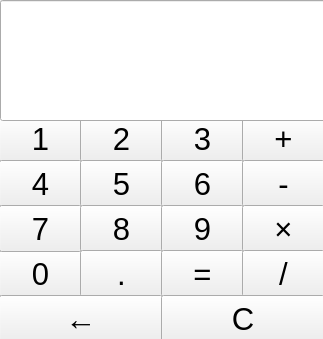
<?xml version="1.0" encoding="UTF-8"?>
<ui version="4.0">
 <class>Widget</class>
 <widget class="QWidget" name="Widget">
  <property name="geometry">
   <rect>
    <x>0</x>
    <y>0</y>
    <width>323</width>
    <height>339</height>
   </rect>
  </property>
  <property name="windowTitle">
   <string>Widget</string>
  </property>
  <widget class="QPushButton" name="num0">
   <property name="geometry">
    <rect>
     <x>-1</x>
     <y>250</y>
     <width>83</width>
     <height>47</height>
    </rect>
   </property>
   <property name="font">
    <font>
     <pointsize>23</pointsize>
    </font>
   </property>
   <property name="text">
    <string>0</string>
   </property>
  </widget>
  <widget class="QPushButton" name="num1">
   <property name="geometry">
    <rect>
     <x>-1</x>
     <y>115</y>
     <width>83</width>
     <height>47</height>
    </rect>
   </property>
   <property name="font">
    <font>
     <pointsize>23</pointsize>
    </font>
   </property>
   <property name="styleSheet">
    <string notr="true"/>
   </property>
   <property name="text">
    <string>1</string>
   </property>
  </widget>
  <widget class="QPushButton" name="num2">
   <property name="geometry">
    <rect>
     <x>80</x>
     <y>115</y>
     <width>83</width>
     <height>47</height>
    </rect>
   </property>
   <property name="font">
    <font>
     <pointsize>23</pointsize>
    </font>
   </property>
   <property name="text">
    <string>2</string>
   </property>
  </widget>
  <widget class="QPushButton" name="num3">
   <property name="geometry">
    <rect>
     <x>161</x>
     <y>115</y>
     <width>83</width>
     <height>47</height>
    </rect>
   </property>
   <property name="font">
    <font>
     <pointsize>23</pointsize>
    </font>
   </property>
   <property name="text">
    <string>3</string>
   </property>
  </widget>
  <widget class="QPushButton" name="num4">
   <property name="geometry">
    <rect>
     <x>-1</x>
     <y>160</y>
     <width>83</width>
     <height>47</height>
    </rect>
   </property>
   <property name="font">
    <font>
     <pointsize>23</pointsize>
    </font>
   </property>
   <property name="text">
    <string>4</string>
   </property>
  </widget>
  <widget class="QPushButton" name="num5">
   <property name="geometry">
    <rect>
     <x>80</x>
     <y>160</y>
     <width>83</width>
     <height>47</height>
    </rect>
   </property>
   <property name="font">
    <font>
     <pointsize>23</pointsize>
    </font>
   </property>
   <property name="text">
    <string>5</string>
   </property>
  </widget>
  <widget class="QPushButton" name="num6">
   <property name="geometry">
    <rect>
     <x>161</x>
     <y>160</y>
     <width>83</width>
     <height>47</height>
    </rect>
   </property>
   <property name="font">
    <font>
     <pointsize>23</pointsize>
    </font>
   </property>
   <property name="text">
    <string>6</string>
   </property>
  </widget>
  <widget class="QPushButton" name="num7">
   <property name="geometry">
    <rect>
     <x>-1</x>
     <y>205</y>
     <width>83</width>
     <height>47</height>
    </rect>
   </property>
   <property name="font">
    <font>
     <pointsize>23</pointsize>
    </font>
   </property>
   <property name="text">
    <string>7</string>
   </property>
  </widget>
  <widget class="QPushButton" name="num8">
   <property name="geometry">
    <rect>
     <x>80</x>
     <y>205</y>
     <width>83</width>
     <height>47</height>
    </rect>
   </property>
   <property name="font">
    <font>
     <pointsize>23</pointsize>
    </font>
   </property>
   <property name="text">
    <string>8</string>
   </property>
  </widget>
  <widget class="QPushButton" name="num9">
   <property name="geometry">
    <rect>
     <x>161</x>
     <y>205</y>
     <width>83</width>
     <height>47</height>
    </rect>
   </property>
   <property name="font">
    <font>
     <pointsize>23</pointsize>
    </font>
   </property>
   <property name="text">
    <string>9</string>
   </property>
  </widget>
  <widget class="QPushButton" name="dot">
   <property name="geometry">
    <rect>
     <x>80</x>
     <y>250</y>
     <width>83</width>
     <height>47</height>
    </rect>
   </property>
   <property name="font">
    <font>
     <pointsize>23</pointsize>
    </font>
   </property>
   <property name="text">
    <string>.</string>
   </property>
  </widget>
  <widget class="QPushButton" name="equal">
   <property name="geometry">
    <rect>
     <x>161</x>
     <y>250</y>
     <width>83</width>
     <height>47</height>
    </rect>
   </property>
   <property name="font">
    <font>
     <pointsize>23</pointsize>
    </font>
   </property>
   <property name="text">
    <string>=</string>
   </property>
  </widget>
  <widget class="QPushButton" name="sum">
   <property name="geometry">
    <rect>
     <x>242</x>
     <y>115</y>
     <width>83</width>
     <height>47</height>
    </rect>
   </property>
   <property name="font">
    <font>
     <pointsize>23</pointsize>
    </font>
   </property>
   <property name="text">
    <string>+</string>
   </property>
  </widget>
  <widget class="QPushButton" name="sub">
   <property name="geometry">
    <rect>
     <x>242</x>
     <y>160</y>
     <width>83</width>
     <height>47</height>
    </rect>
   </property>
   <property name="font">
    <font>
     <pointsize>23</pointsize>
    </font>
   </property>
   <property name="text">
    <string>-</string>
   </property>
  </widget>
  <widget class="QPushButton" name="mul">
   <property name="geometry">
    <rect>
     <x>242</x>
     <y>205</y>
     <width>83</width>
     <height>47</height>
    </rect>
   </property>
   <property name="font">
    <font>
     <pointsize>23</pointsize>
    </font>
   </property>
   <property name="text">
    <string>×</string>
   </property>
  </widget>
  <widget class="QPushButton" name="div">
   <property name="geometry">
    <rect>
     <x>242</x>
     <y>250</y>
     <width>83</width>
     <height>47</height>
    </rect>
   </property>
   <property name="font">
    <font>
     <pointsize>23</pointsize>
    </font>
   </property>
   <property name="text">
    <string>/</string>
   </property>
  </widget>
  <widget class="QPushButton" name="back">
   <property name="geometry">
    <rect>
     <x>-1</x>
     <y>295</y>
     <width>164</width>
     <height>47</height>
    </rect>
   </property>
   <property name="font">
    <font>
     <pointsize>23</pointsize>
    </font>
   </property>
   <property name="text">
    <string>←</string>
   </property>
  </widget>
  <widget class="QPushButton" name="clear">
   <property name="geometry">
    <rect>
     <x>161</x>
     <y>295</y>
     <width>164</width>
     <height>47</height>
    </rect>
   </property>
   <property name="font">
    <font>
     <pointsize>23</pointsize>
    </font>
   </property>
   <property name="text">
    <string>C</string>
   </property>
  </widget>
  <widget class="QLineEdit" name="lineEdit">
   <property name="geometry">
    <rect>
     <x>0</x>
     <y>0</y>
     <width>331</width>
     <height>121</height>
    </rect>
   </property>
   <property name="font">
    <font>
     <pointsize>40</pointsize>
    </font>
   </property>
   <property name="text">
    <string/>
   </property>
   <property name="alignment">
    <set>Qt::AlignRight|Qt::AlignTrailing|Qt::AlignVCenter</set>
   </property>
  </widget>
 </widget>
 <resources/>
 <connections/>
</ui>
